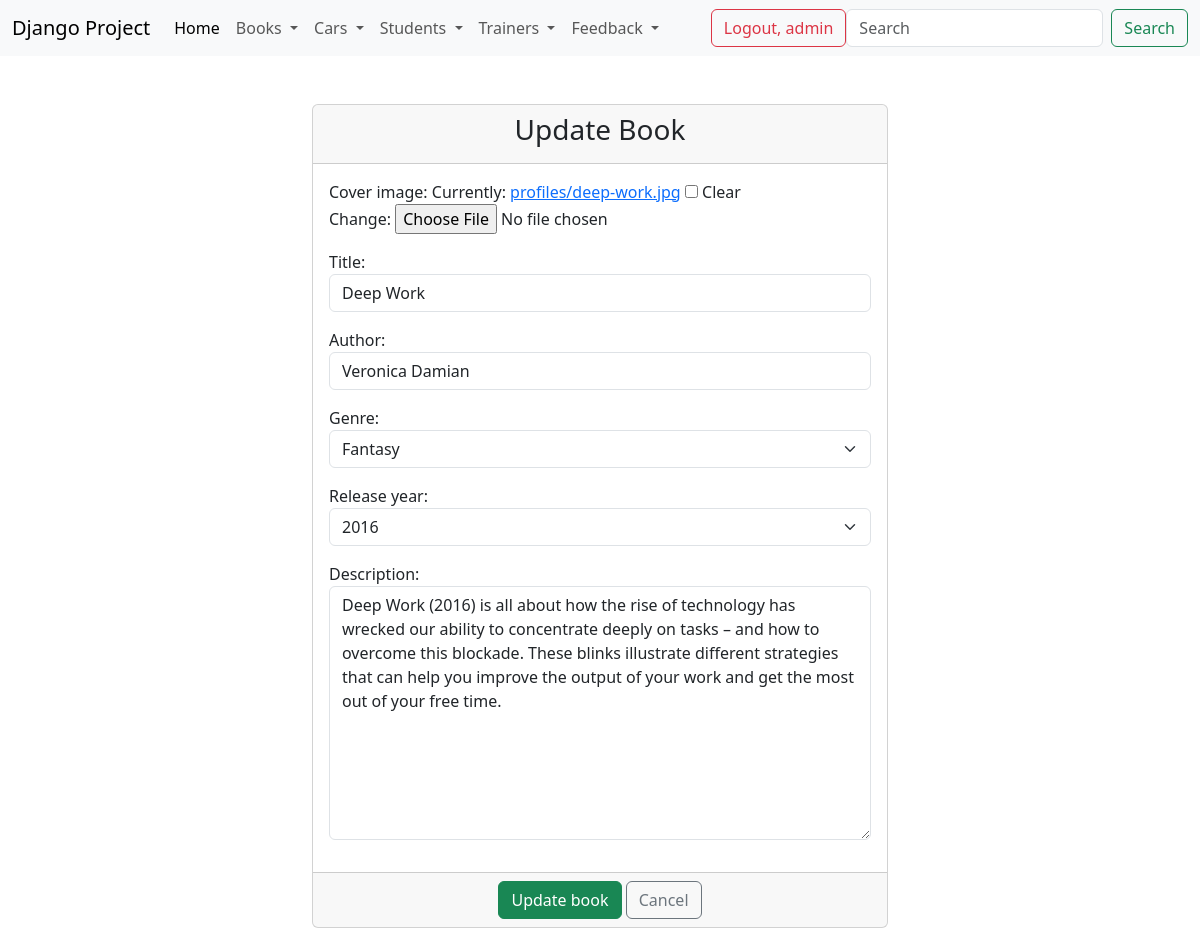
Screenshot of /update_book/7/ (signed in) with the database file from the repository.
### books/models.py (models this page shows, shortened)
class Book(models.Model):
    genre_options = (
        ('action', 'Action'),
        ('adventure', 'Adventure'),
        ('fantasy', 'Fantasy'),
        ('horror', 'Horror'),
        ('romance', 'Romance'),
        ('science fiction', 'Science Fiction'),
        ('thriller', 'Thriller'),
        ('non-fiction', 'Non-Fiction')
    )
    cover_image = models.ImageField(upload_to='profiles/', null=True, blank=True)
    title = models.CharField(max_length=40)
    author = models.CharField(max_length=40)
    genre = models.CharField(choices=genre_options, max_length=15)
    release_year = models.IntegerField()
    description = models.TextField(max_length=3000)

### books/views.py (the view)
# urls.py: path('update_book/<int:pk>/', views.BookUpdateView.as_view(), name='update-books'),
class BookUpdateView(LoginRequiredMixin, UpdateView):
    template_name = 'book/update_book.html'
    model = Book
    form_class = BookUpdateForm
    success_url = reverse_lazy('list-of-books')

### books/forms.py
class BookUpdateForm(forms.ModelForm):
    class Meta:
        model = Book
        fields = "__all__"
        widgets = {
            'title': TextInput(attrs={'class': 'form-control', 'placeholder': 'Please enter the title'}),
            'author': TextInput(attrs={'class': 'form-control', 'placeholder': 'Please enter the Author\'s name'}),
            'genre': Select(attrs={'class': 'form-select'}),
            'release_year': NumberInput(attrs={'class': 'form-select', 'placeholder': 'Please enter the release year'}),
            'description': Textarea(
                attrs={'class': 'form-control', 'placeholder': 'Please enter the description of the book'})
        }

### templates/book/update_book.html (shortened to what this page needs)
{% extends 'base.html' %}
{% block content %}
    <div class="container-fluid">
        <div class="row">
            <div class="col-md-6 offset-3">
                <br><br>
                <div class="card">
                    <div class="card-header">
                        <h3 class="text-center">Update Book</h3>
                    </div>
                    <form method="post" enctype="multipart/form-data">
                        <div class="card-body">
                            {{ form.as_p }}
                        </div>
                        <div class="card-footer text-center">
                            <button type="submit" class="btn btn-success">Update book</button>
                            <a href="{% url 'list-of-books' %}" class="btn btn-outline-secondary">Cancel</a>
                        </div>
                    </form>
                </div>
            </div>
        </div>
    </div>
{% endblock %}

### templates/navbar.html (shortened to what this page needs)
<nav class="navbar navbar-expand-lg bg-body-tertiary">
    <div class="container-fluid">
        <a class="navbar-brand" href="#">Django Project</a>
        <div class="collapse navbar-collapse" id="navbarSupportedContent">
            <ul class="navbar-nav me-auto mb-2 mb-lg-0">
                <li class="nav-item">
                    <a class="nav-link active" aria-current="page" href="{% url 'home' %}">Home</a>
                </li>
                {% if user.is_authenticated %}
                    <li class="nav-item dropdown">
                        <a class="nav-link dropdown-toggle" href="#" role="button" data-bs-toggle="dropdown"
                           aria-expanded="false">
                            Books
                        </a>
                    </li>
                    <li class="nav-item dropdown">
                        <a class="nav-link dropdown-toggle" href="#" role="button" data-bs-toggle="dropdown"
                           aria-expanded="false">
                            Cars
                        </a>
                    </li>
                    <li class="nav-item dropdown">
                        <a class="nav-link dropdown-toggle" href="#" role="button" data-bs-toggle="dropdown"
                           aria-expanded="false">
                            Students
                        </a>
                    </li>
                    <li class="nav-item dropdown">
                        <a class="nav-link dropdown-toggle" href="#" role="button" data-bs-toggle="dropdown"
                           aria-expanded="false">
                            Trainers
                        </a>
                    </li>
                    <li class="nav-item dropdown">
                        <a class="nav-link dropdown-toggle" href="#" role="button" data-bs-toggle="dropdown"
                           aria-expanded="false">
                            Feedback
                        </a>
                    </li>
                {% endif %}
            </ul>
            {% if user.is_authenticated %}
                <div>
                    <a href="{% url 'logout' %}" class="btn btn-outline-danger">Logout, {{ user.username }}</a>
                </div>
            {% else %}
                <div>
                    <a href="{% url 'login' %}" class="btn btn-outline-success">Login</a>
                    <a href="{% url 'signup' %}" class="btn btn-outline-secondary">Sign Up</a>
                </div>
            {% endif %}
            <form class="d-flex" role="search">
                <input class="form-control me-2" type="search" placeholder="Search" aria-label="Search">
                <button class="btn btn-outline-success" type="submit">Search</button>
            </form>
        </div>
    </div>
</nav>

### rows the page displays
Book: title "Deep Work", author "Veronica Damian", genre "Fantasy", release_year "2016", description "Deep Work (2016) is all about how the rise of technology has wrecked our ability to concentrate deeply on tasks – and how to overcome this blockade. These blinks illustrate different strategies that can help you improve the output of your work and get the most out of your free time."

### other values shown
{{ user.username }} "admin"
